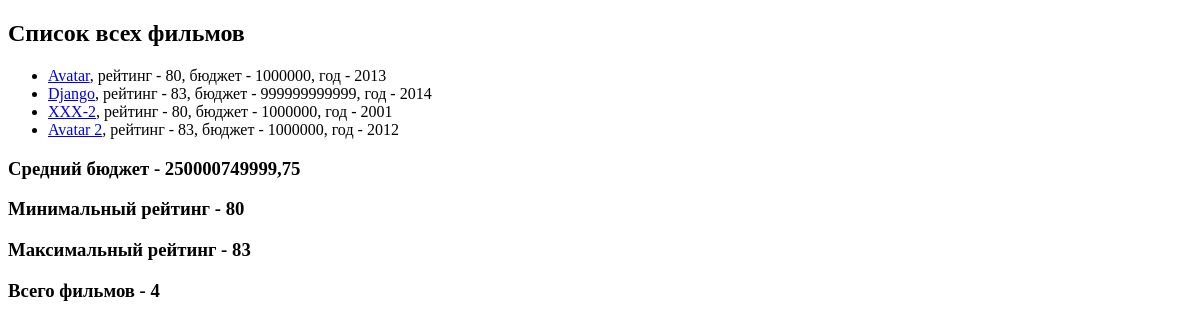
Before: / with the older database file.
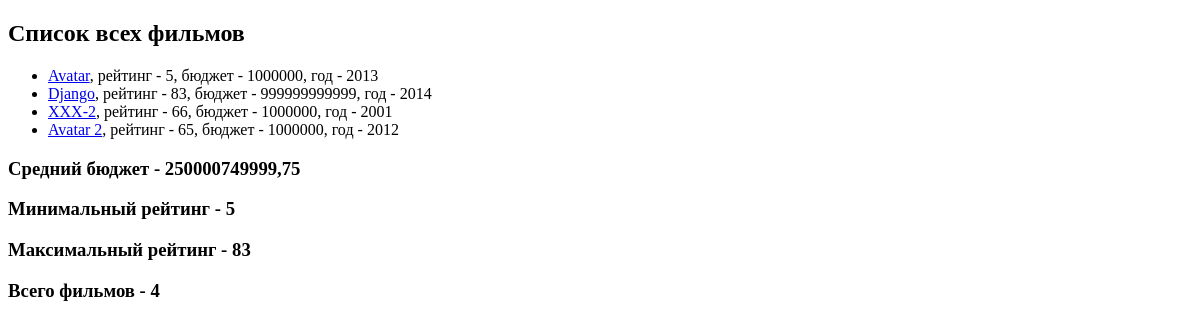
After: the same page with the newer database file.
### movie_app/models.py (models this page shows, shortened)
class Movie(models.Model):
    name = models.CharField(max_length=40)
    rating = models.IntegerField()
    year = models.IntegerField(null=True, blank=True)
    budget = models.IntegerField(default=1000000)
    slug = models.SlugField(default='', null=False)
    def get_url(self):
        return reverse('movie-detail', args=[self.slug])

### movie_app/views.py (the view)
# urls.py: path('', views.show_all_movie),
def show_all_movie(request):
    movies = Movie.objects.annotate(
        true_bool=Value(True),
        false_bool=Value(False),
        str_bool=Value('hello'),
        int_bool=Value(20),
        new_budget=F('budget')+100,
        sum_rat_year=F('rating') + F('year')
    )
    agg = movies.aggregate(Avg('budget'), Max('rating'), Min('rating'), Count('rating'))
    return render(request, 'movie_app/all_movies.html', {
        'movies': movies,
        'agg': agg
    })

### movie_app/templates/movie_app/all_movies.html (shortened to what this page needs)
{% extends 'movie_app/base.html'%}
{% block content %}
    <h2>Список всех фильмов</h2>
    <ul>
        {% for movie in movies %}
            <li><a href="{{ movie.get_url }}">{{ movie.name }}</a>,
                рейтинг - {{ movie.rating }},
                бюджет - {{ movie.budget }},
                год - {{ movie.year|default:'Неизвестен' }}</li>
        {% endfor %}
    </ul>
    <h3>Средний бюджет - {{ agg.budget__avg }}</h3>
    <h3>Минимальный рейтинг - {{ agg.rating__min }}</h3>
    <h3>Максимальный рейтинг - {{ agg.rating__max }}</h3>
    <h3>Всего фильмов - {{ agg.rating__count }}</h3>
{% endblock %}

### movie_app/templates/movie_app/base.html (shortened to what this page needs)
<!DOCTYPE html>
<html lang="en">
<head>
</head>
<body>
{% block content %}
{% endblock %}
</body>
</html>

Changed rows visible on the page:
changed Movie "Avatar": rating "80" → "5"
changed Movie "XXX-2": rating "80" → "66"
changed Movie "Avatar 2": rating "83" → "65"
Other visible differences:
{{ agg.rating__min }}: "80" → "5"
